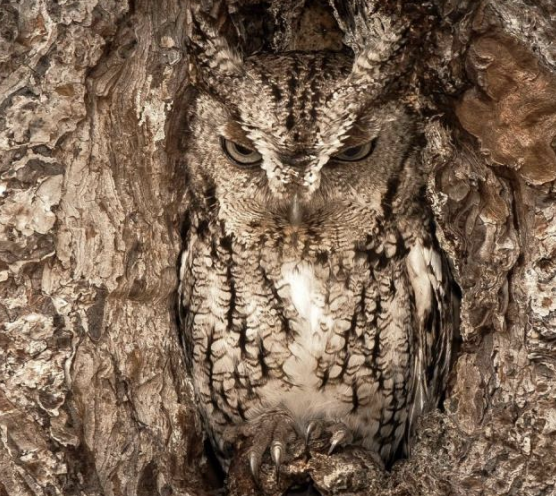
#> input picture imgs/111.png, 556 x 496 px; its folder holds only this picture in this run
$ python shaking-dynamic.py
#> lines starting #> are read from the running program, lines starting #| are printed output that depends on the picture
import os
import numpy as np
import matplotlib.cbook as cbook
import matplotlib.pyplot as plt
import imageio


def shake_imgs(path, path_shaked_imgs, shift):
#> called with path = 'imgs', path_shaked_imgs = 'shaked_imgs', shift = 5
	ret = os.access(path, os.F_OK)

	if not ret:
		raise FileNotFoundError(f"Input image directory does not exist: {path}")

	f_list = sorted(os.listdir(path))
	if not f_list:
		raise RuntimeError(f"No images found under: {path}")

	num_images = 2

	for j in range(0,len(f_list)):
		if (os.path.isdir(path_shaked_imgs + '/' + f_list[j].split('.')[0]) == False):
			os.mkdir(path_shaked_imgs + '/' + f_list[j].split('.')[0])
		for img in range(0,  num_images):

			with cbook.get_sample_data(path + '/' + f_list[j]) as image_file:
				image = plt.imread(image_file)
#> image is the input picture: shape (496, 556, 3) float32; mean R, G, B 0.483, 0.398, 0.325

				# from top to bottom
				if img==0:
					img_new = np.zeros(image.shape)
					img_new[0:(shift+1), :] = image[0:(shift+1), :]
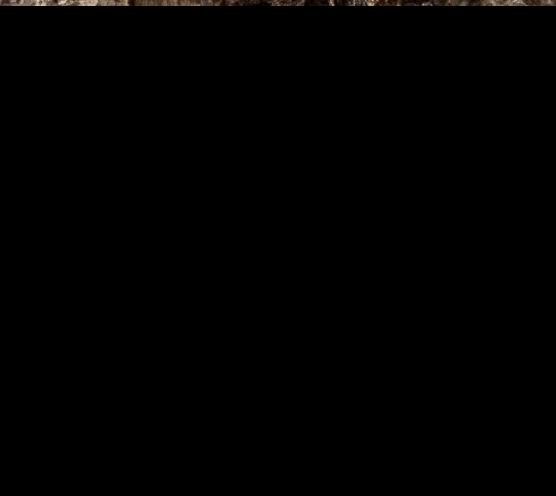
#> img_new: shape (496, 556, 3) float64; mean R, G, B 0.00383, 0.00309, 0.00252
					img_new[(shift+1):-1:1, :] = image[0:-(shift + 2):1, :]
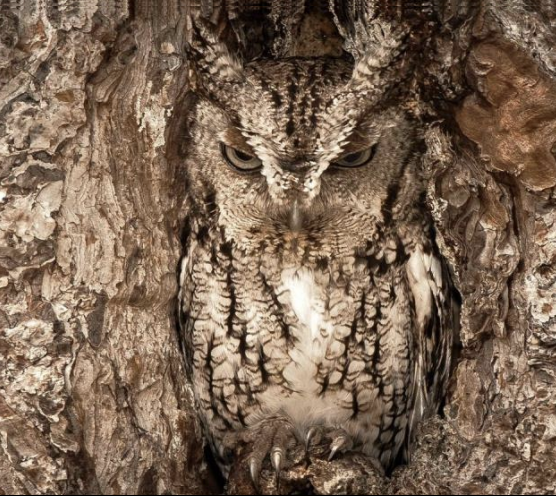
#> img_new: shape (496, 556, 3) float64; mean R, G, B 0.482, 0.397, 0.324
				# from left to rigth
				elif img==1:
					img_new = np.zeros(image.shape)
					img_new[:, 0:(shift+1)] = image[:, 0:(shift+1)]
					img_new[:, (shift + 1):-1:1] = image[:, 0:-(shift + 2):1]

			# JPEG writer expects integer pixels; normalize float images to uint8.
			if np.issubdtype(img_new.dtype, np.floating):
				img_to_write = np.clip(img_new * 255.0, 0, 255).astype(np.uint8)
			else:
				img_to_write = img_new

			imageio.imwrite(path_shaked_imgs + '/' + f_list[j].split('.')[0] + '/' + str(img) + '.jpg', img_to_write)


def cross_corr():
	pass


if __name__ == "__main__":
	base_dir = os.path.dirname(os.path.abspath(__file__))
	path = os.path.join(base_dir, 'imgs')
	path_shaked_imgs = os.path.join(base_dir, 'shaked_imgs')

	shift = 5

	shake_imgs(path, path_shaked_imgs,shift)

print('end')
